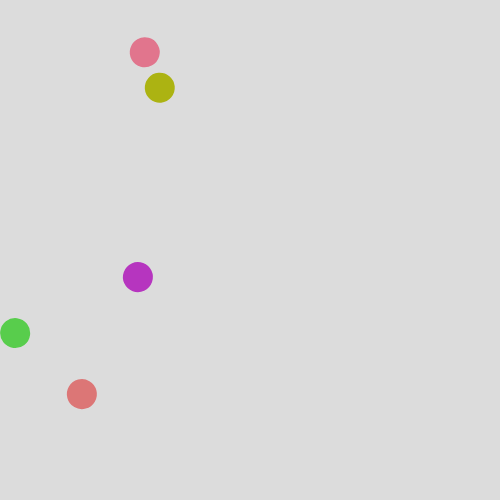
Frame 1 (no input)
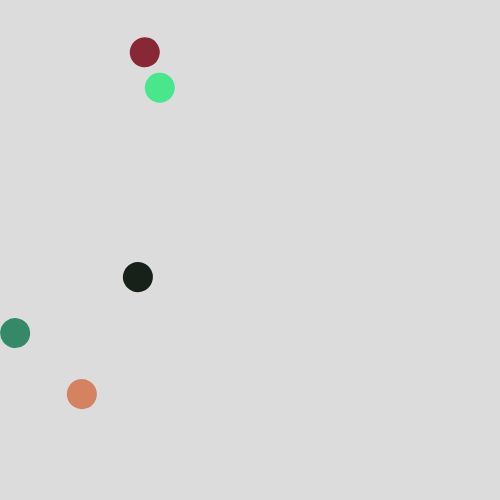
Frame 60 (no input)
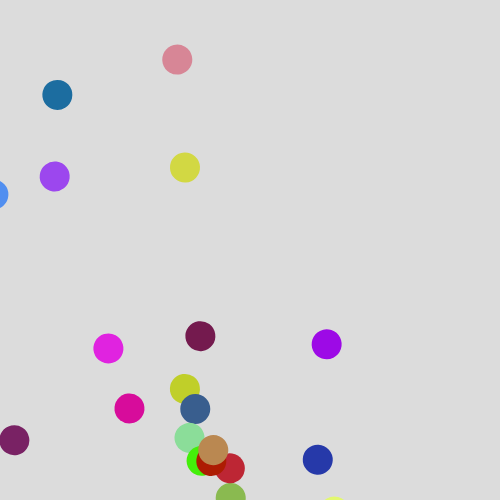
Frame 120 (the mouse pressed at the canvas centre since frame 60)

The p5.js sketch that drew these frames (run headless with seeded random() and noise() and a simulated clock; from frame 60 on, the mouse is pressed at the canvas centre):

// p5.js sketch
// ── sketch.js
var randomColor;
function setup() {
  createCanvas(500, 500);
}

function draw() {
  background(220);
  noStroke();
  
  let numX = 25;
  let numY = 25;
  
  let m = 20;
  
  let spx = (width - 2 * m) / (numX - 1);
  let spy = (height - 2 * m) / (numY - 1);
  
  for (let y = 0; y < numY; y++) {
    for (let x = 0; x < numX; x++) {

      
       let d = dist(mouseX * 2, mouseY * 2, m + x * spx, m + y * spy);

      let r = map(d, 0, width, 0, TWO_PI);
      
      translate(m + x * spx, m + y * spy);
      rotate(r);

      
      randomColor = color(random(255), random(255), random(255));
      
      fill(randomColor)
      circle (200, 200, 30)
      
}
       }
}
